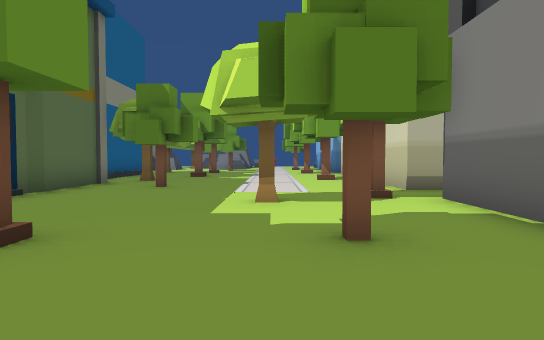
View 1 (above)

24 first-person views from a walk through a scene from a Unity 3-D project. The camera is 1.3 m above the floor, tilts 2° down and sees 75° across. The floor is counted in squares, 2 m on a side. Each view is taken from the middle of a square. On the plan, view 1 faces up. The plan holds only what a view shows up to about 10 squares ahead; the rest is blank. The place goes on beyond the plan. Some animated figures are left out. Some surface patterns are stand-ins.

View 2
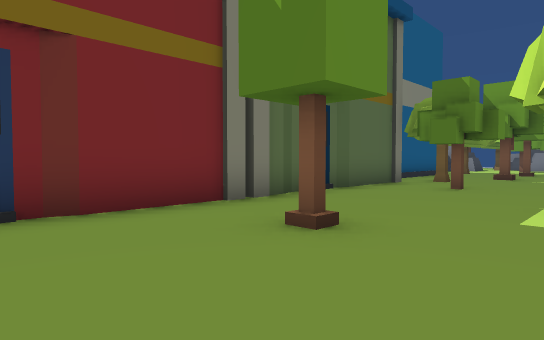

View 3
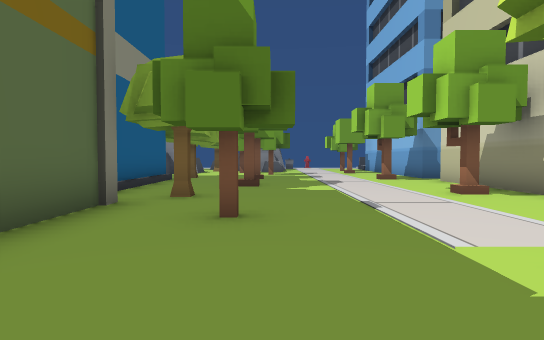

View 4
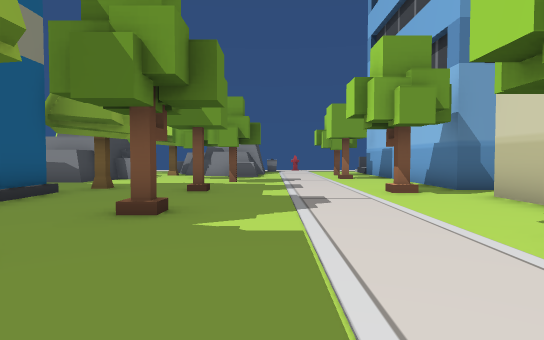

View 5
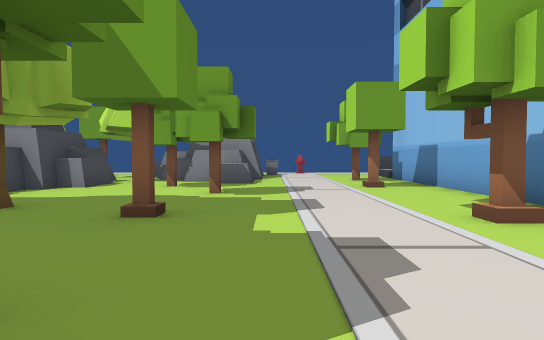

View 6
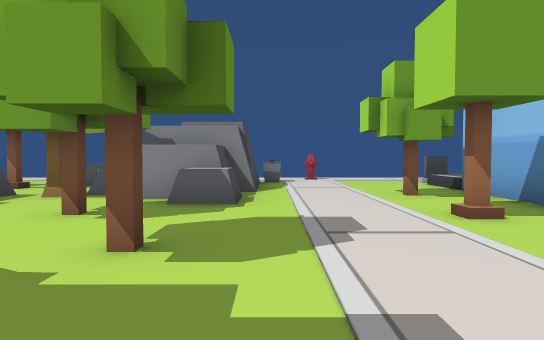

View 7
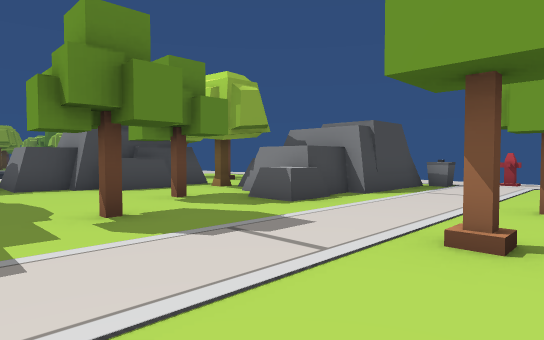

View 8
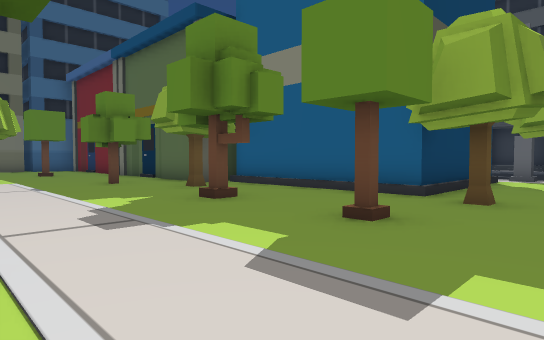

View 9
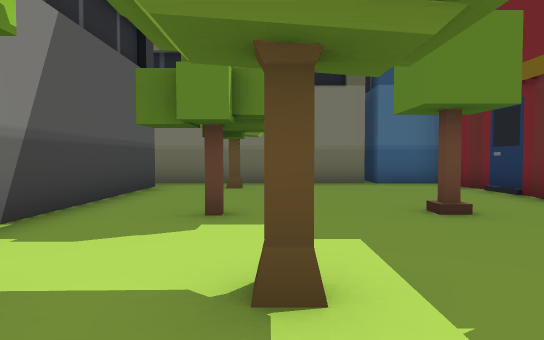

View 10
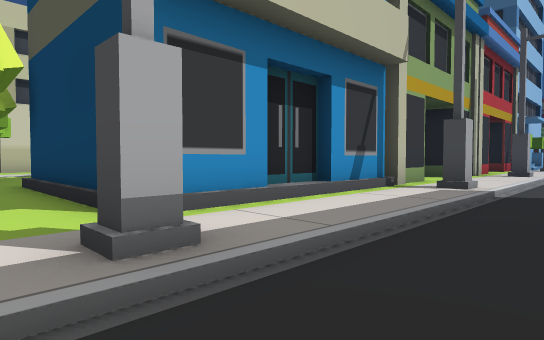

View 11
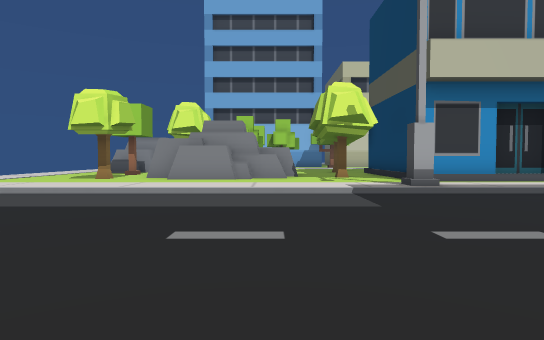

View 12
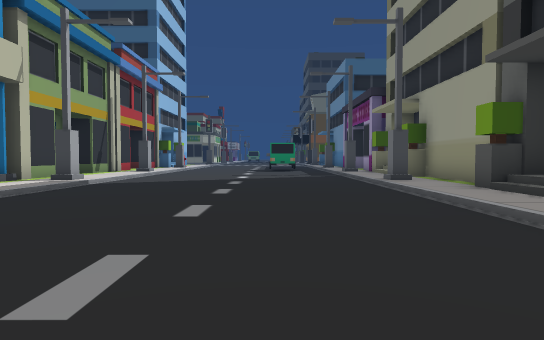

View 13
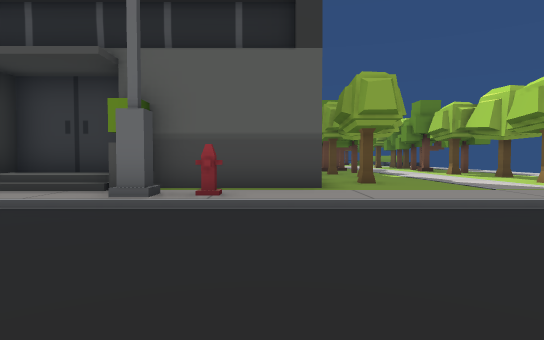

View 14
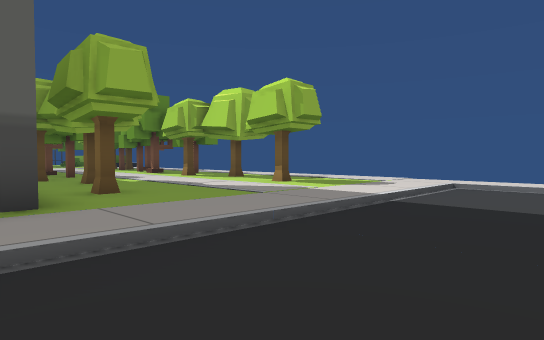

View 15
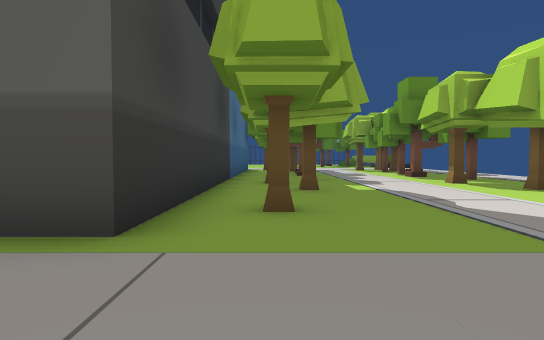

View 16
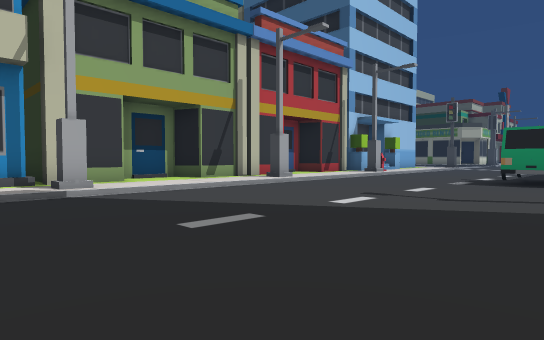

View 17
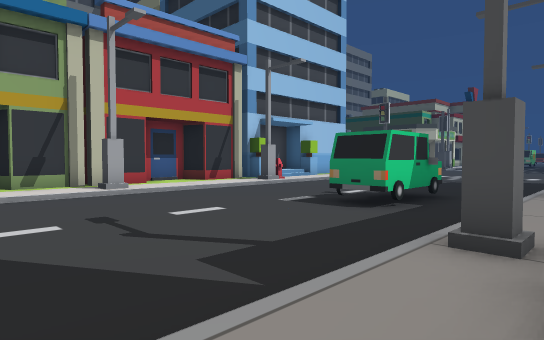

View 18
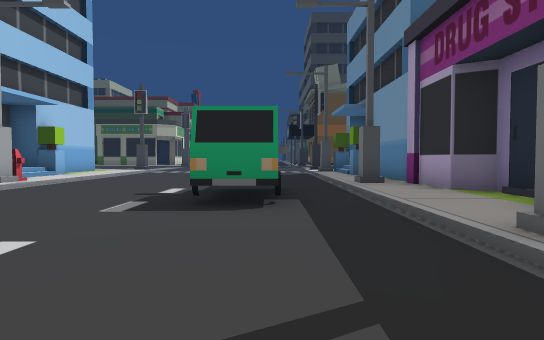

View 19
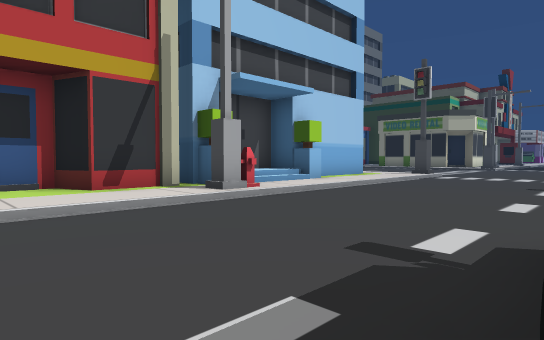

View 20
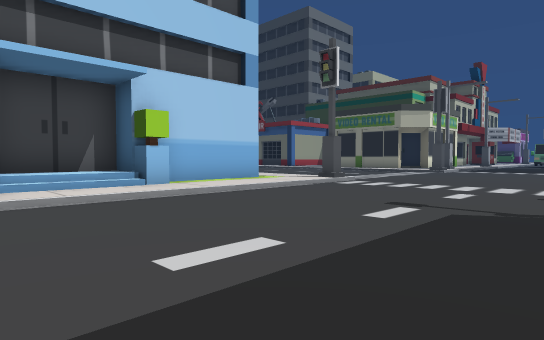

View 21
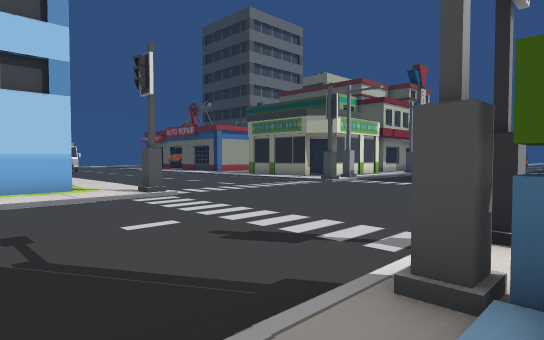

View 22
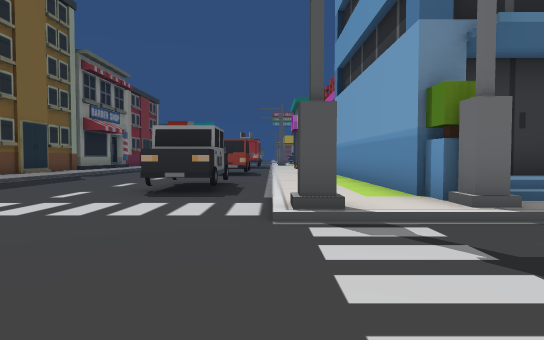

View 23
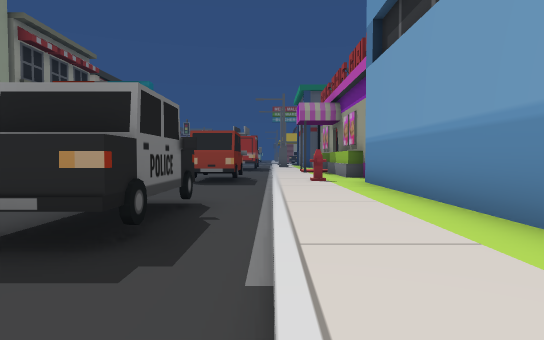

View 24
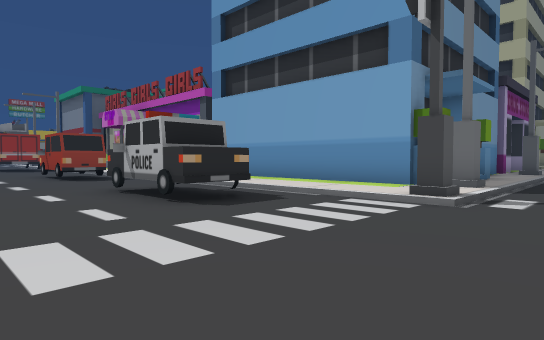

### Floor plan
Key: @ floor where view 1 was taken; # wall or solid block; . main floor; - floor 0.25 m lower than the main floor; / step, stairs or slope; ^ raised ledge; B building; T tree; I bin; M tombstone; H hydrant; C car; O other object.
Columns run from 28 left of view 1 to 4 right of it. Each row starts with its distance up from view 1.
 26        .....               .H.
 25 ...   ....//       ...     I...
 24 .T..T.....--      ....    #....M
 23 T.T...T...--    -.... T^  #..../
 22 ..........--   --..T. ..  #....B
 21 ..........-------...###T###..T.#
 20 .T..T.....-------..## ##..^....#
 19  .T...T...-------..####^.T...T.#
 18 B#######..-------...###...T....#
 17        #..-------..............#
 16        #.H-------...T..T.......##
 15        #B#-------#........T..T.B#
 14         //-------..#####.......B
 13         //-------..#   #.......#
 12         B.-------..#   #.T.....#
 11        #B.-------..#   #.......#
 10        #..-------..#   #T.....T#
  9        #.#-------#.##  #.......#
  8        #B.-------..##  #..T....#
  7         / -------...#  #.......B
  6          /-------...#  #......T.
  5         //-------..##  #....T..#
  4         #/-------#.#   #.......#
  3         #/-------/.#   #..T..T.#
  2         ..-------.     #.......#
  1        #..-CC----...#  #.......#
  0        #..-C ----..##  #....@..#
 -1        ##.-CC----..#   #.....T.B
 -2         #.-------HB#   ###......
 -3         #.-------//      #
 -4         #.-------//
 -5         B.-------.B#
 -6        #//-------..#
 -7        # /-------..#
 -8 O      #B/-------..#
 -9 O#######./-------..#
-10 H........O-------O.
-11 //////////-------/
-12 C---OOO----------
-13 C---OOO---------
-14 ---------------
-15  -------------
-16    ---------

Where each view was taken, in squares from view 1:
view 1: 0 up, 0 right, facing up
view 2: 0 up, 0 right, facing up-left
view 3: 4 up, 2 left, facing up
view 4: 8 up, 1 left, facing up
view 5: 11 up, 1 left, facing up
view 6: 15 up, 1 left, facing up
view 7: 16 up, 2 right, facing up-left
view 8: 17 up, 1 right, facing down-left
view 9: 7 up, 0 right, facing down
view 10: 16 up, 13 left, facing down-right
view 11: 18 up, 18 left, facing right
view 12: 18 up, 16 left, facing down
view 13: 17 up, 14 left, facing left
view 14: 17 up, 16 left, facing up-left
view 15: 19 up, 18 left, facing left
view 16: 11 up, 18 left, facing down-right
view 17: 7 up, 20 left, facing down-right
view 18: 6 up, 17 left, facing down
view 19: 2 up, 16 left, facing down-right
view 20: 2 down, 17 left, facing down-right
view 21: 6 down, 20 left, facing down-right
view 22: 11 down, 15 left, facing left
view 23: 11 down, 19 left, facing left
view 24: 16 down, 17 left, facing up-left
